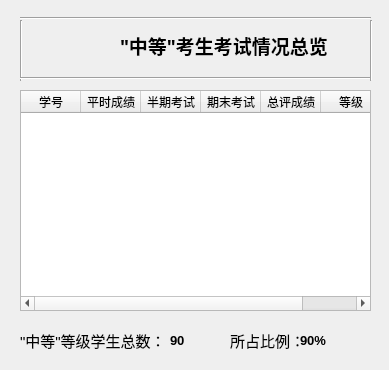
<?xml version="1.0" encoding="UTF-8"?>
<ui version="4.0">
 <class>ratingc</class>
 <widget class="QDialog" name="ratingc">
  <property name="geometry">
   <rect>
    <x>0</x>
    <y>0</y>
    <width>389</width>
    <height>370</height>
   </rect>
  </property>
  <property name="windowTitle">
   <string>Dialog</string>
  </property>
  <widget class="QLabel" name="label_3">
   <property name="geometry">
    <rect>
     <x>20</x>
     <y>330</y>
     <width>151</width>
     <height>21</height>
    </rect>
   </property>
   <property name="font">
    <font>
     <pointsize>11</pointsize>
    </font>
   </property>
   <property name="text">
    <string>&quot;中等&quot;等级学生总数：</string>
   </property>
  </widget>
  <widget class="Line" name="line">
   <property name="geometry">
    <rect>
     <x>20</x>
     <y>10</y>
     <width>351</width>
     <height>16</height>
    </rect>
   </property>
   <property name="orientation">
    <enum>Qt::Horizontal</enum>
   </property>
  </widget>
  <widget class="QLabel" name="label_2">
   <property name="geometry">
    <rect>
     <x>50</x>
     <y>20</y>
     <width>51</width>
     <height>51</height>
    </rect>
   </property>
   <property name="text">
    <string/>
   </property>
   <property name="pixmap">
    <pixmap resource="pic.qrc">:/new/prefix1/Final_version/Test1_proj/pic/njupt.png</pixmap>
   </property>
   <property name="scaledContents">
    <bool>true</bool>
   </property>
  </widget>
  <widget class="Line" name="line_2">
   <property name="geometry">
    <rect>
     <x>20</x>
     <y>20</y>
     <width>3</width>
     <height>61</height>
    </rect>
   </property>
   <property name="orientation">
    <enum>Qt::Vertical</enum>
   </property>
  </widget>
  <widget class="QLabel" name="label_4">
   <property name="geometry">
    <rect>
     <x>230</x>
     <y>330</y>
     <width>81</width>
     <height>21</height>
    </rect>
   </property>
   <property name="font">
    <font>
     <pointsize>11</pointsize>
    </font>
   </property>
   <property name="text">
    <string>所占比例：</string>
   </property>
  </widget>
  <widget class="QLabel" name="label">
   <property name="geometry">
    <rect>
     <x>120</x>
     <y>30</y>
     <width>221</width>
     <height>31</height>
    </rect>
   </property>
   <property name="font">
    <font>
     <family>楷体</family>
     <pointsize>14</pointsize>
     <weight>75</weight>
     <bold>true</bold>
    </font>
   </property>
   <property name="text">
    <string>&quot;中等&quot;考生考试情况总览</string>
   </property>
  </widget>
  <widget class="Line" name="line_3">
   <property name="geometry">
    <rect>
     <x>20</x>
     <y>70</y>
     <width>351</width>
     <height>16</height>
    </rect>
   </property>
   <property name="orientation">
    <enum>Qt::Horizontal</enum>
   </property>
  </widget>
  <widget class="QLabel" name="c_number">
   <property name="geometry">
    <rect>
     <x>170</x>
     <y>330</y>
     <width>51</width>
     <height>21</height>
    </rect>
   </property>
   <property name="font">
    <font>
     <pointsize>10</pointsize>
     <weight>75</weight>
     <bold>true</bold>
    </font>
   </property>
   <property name="text">
    <string>90</string>
   </property>
  </widget>
  <widget class="QLabel" name="c_rate">
   <property name="geometry">
    <rect>
     <x>300</x>
     <y>330</y>
     <width>91</width>
     <height>21</height>
    </rect>
   </property>
   <property name="font">
    <font>
     <pointsize>10</pointsize>
     <weight>75</weight>
     <bold>true</bold>
    </font>
   </property>
   <property name="text">
    <string>90%</string>
   </property>
  </widget>
  <widget class="QTableWidget" name="scoreTable">
   <property name="geometry">
    <rect>
     <x>20</x>
     <y>90</y>
     <width>351</width>
     <height>221</height>
    </rect>
   </property>
   <property name="rowCount">
    <number>0</number>
   </property>
   <property name="columnCount">
    <number>6</number>
   </property>
   <attribute name="horizontalHeaderDefaultSectionSize">
    <number>60</number>
   </attribute>
   <column>
    <property name="text">
     <string>学号</string>
    </property>
   </column>
   <column>
    <property name="text">
     <string>平时成绩</string>
    </property>
   </column>
   <column>
    <property name="text">
     <string>半期考试</string>
    </property>
   </column>
   <column>
    <property name="text">
     <string>期末考试</string>
    </property>
   </column>
   <column>
    <property name="text">
     <string>总评成绩</string>
    </property>
   </column>
   <column>
    <property name="text">
     <string>等级</string>
    </property>
   </column>
  </widget>
  <widget class="Line" name="line_4">
   <property name="geometry">
    <rect>
     <x>370</x>
     <y>20</y>
     <width>3</width>
     <height>61</height>
    </rect>
   </property>
   <property name="orientation">
    <enum>Qt::Vertical</enum>
   </property>
  </widget>
  <widget class="QLabel" name="label_6">
   <property name="geometry">
    <rect>
     <x>0</x>
     <y>0</y>
     <width>391</width>
     <height>371</height>
    </rect>
   </property>
   <property name="text">
    <string/>
   </property>
   <property name="pixmap">
    <pixmap resource="pic.qrc">:/new/prefix1/Final_version/Test1_proj/pic/background_4.png</pixmap>
   </property>
   <property name="scaledContents">
    <bool>true</bool>
   </property>
  </widget>
  <zorder>label_6</zorder>
  <zorder>label_3</zorder>
  <zorder>line</zorder>
  <zorder>label_2</zorder>
  <zorder>line_2</zorder>
  <zorder>label_4</zorder>
  <zorder>label</zorder>
  <zorder>line_3</zorder>
  <zorder>c_number</zorder>
  <zorder>c_rate</zorder>
  <zorder>scoreTable</zorder>
  <zorder>line_4</zorder>
 </widget>
 <resources>
  <include location="pic.qrc"/>
 </resources>
 <connections/>
</ui>
